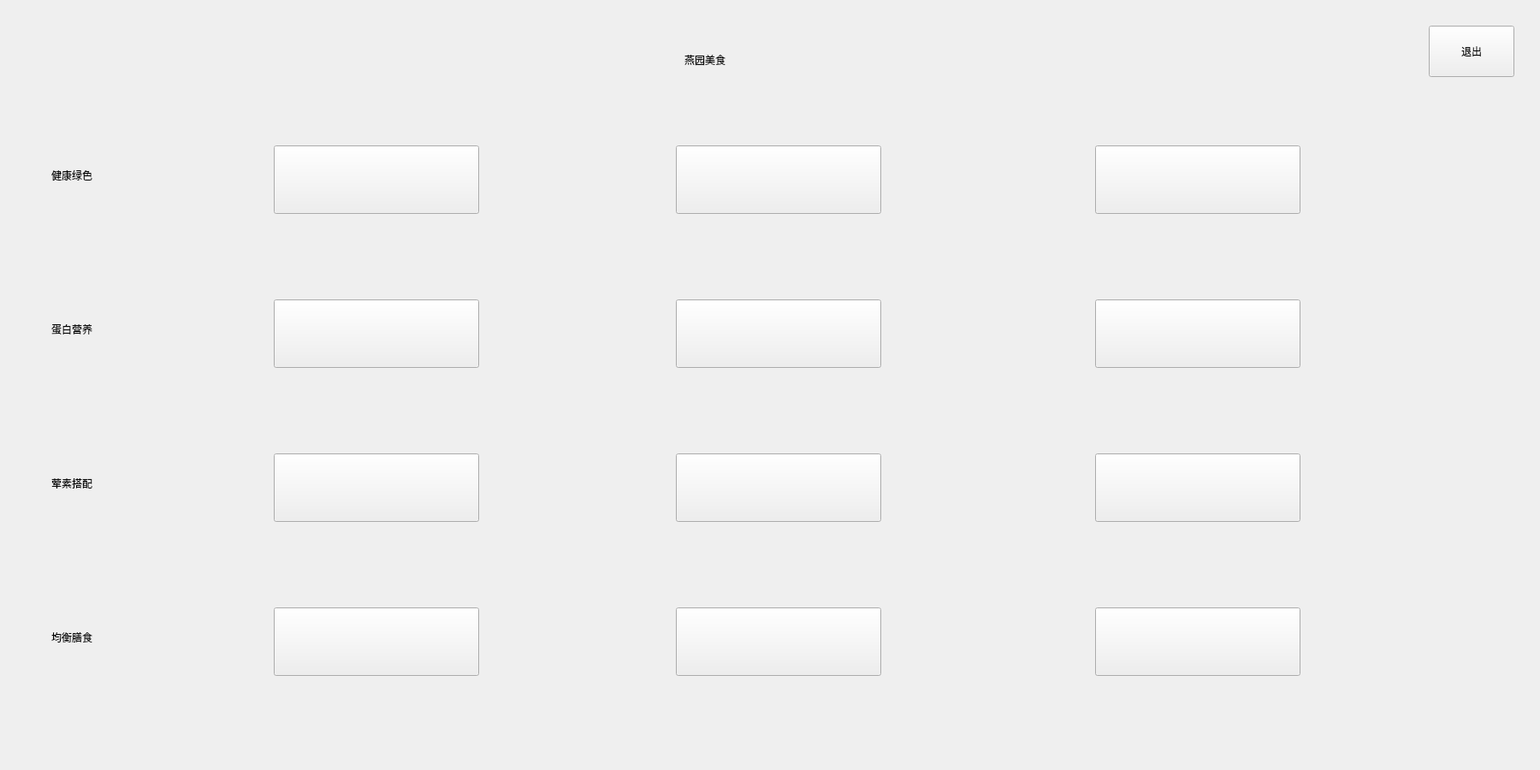
<?xml version="1.0" encoding="UTF-8"?>
<ui version="4.0">
 <class>recommend</class>
 <widget class="QWidget" name="recommend">
  <property name="geometry">
   <rect>
    <x>0</x>
    <y>0</y>
    <width>1800</width>
    <height>900</height>
   </rect>
  </property>
  <property name="windowTitle">
   <string>您的菜单请查收！</string>
  </property>
  <widget class="QPushButton" name="suButton_1">
   <property name="geometry">
    <rect>
     <x>320</x>
     <y>170</y>
     <width>240</width>
     <height>80</height>
    </rect>
   </property>
   <property name="styleSheet">
    <string notr="true">font: 75 16pt &quot;宋体&quot;;
color: rgb(255, 0, 0);
</string>
   </property>
   <property name="text">
    <string/>
   </property>
  </widget>
  <widget class="QPushButton" name="suButton_2">
   <property name="geometry">
    <rect>
     <x>790</x>
     <y>170</y>
     <width>240</width>
     <height>80</height>
    </rect>
   </property>
   <property name="styleSheet">
    <string notr="true">font: 75 16pt &quot;宋体&quot;;
color: rgb(255, 0, 0);
</string>
   </property>
   <property name="text">
    <string/>
   </property>
  </widget>
  <widget class="QPushButton" name="suButton_3">
   <property name="geometry">
    <rect>
     <x>1280</x>
     <y>170</y>
     <width>240</width>
     <height>80</height>
    </rect>
   </property>
   <property name="styleSheet">
    <string notr="true">font: 75 16pt &quot;宋体&quot;;
color: rgb(255, 0, 0);
</string>
   </property>
   <property name="text">
    <string/>
   </property>
  </widget>
  <widget class="QLabel" name="label">
   <property name="geometry">
    <rect>
     <x>60</x>
     <y>180</y>
     <width>180</width>
     <height>50</height>
    </rect>
   </property>
   <property name="styleSheet">
    <string notr="true">font: 22pt &quot;Agency FB&quot;;</string>
   </property>
   <property name="text">
    <string>健康绿色</string>
   </property>
  </widget>
  <widget class="QPushButton" name="hunButton_1">
   <property name="geometry">
    <rect>
     <x>320</x>
     <y>350</y>
     <width>240</width>
     <height>80</height>
    </rect>
   </property>
   <property name="styleSheet">
    <string notr="true">font: 75 16pt &quot;宋体&quot;;
color: rgb(255, 0, 0);
</string>
   </property>
   <property name="text">
    <string/>
   </property>
  </widget>
  <widget class="QPushButton" name="hunButton_2">
   <property name="geometry">
    <rect>
     <x>790</x>
     <y>350</y>
     <width>240</width>
     <height>80</height>
    </rect>
   </property>
   <property name="styleSheet">
    <string notr="true">font: 75 16pt &quot;宋体&quot;;
color: rgb(255, 0, 0);
</string>
   </property>
   <property name="text">
    <string/>
   </property>
  </widget>
  <widget class="QLabel" name="sulabel_1">
   <property name="geometry">
    <rect>
     <x>580</x>
     <y>170</y>
     <width>200</width>
     <height>100</height>
    </rect>
   </property>
   <property name="styleSheet">
    <string notr="true">font: 14pt &quot;华文行楷&quot;;</string>
   </property>
   <property name="text">
    <string/>
   </property>
  </widget>
  <widget class="QLabel" name="label_2">
   <property name="geometry">
    <rect>
     <x>800</x>
     <y>20</y>
     <width>200</width>
     <height>100</height>
    </rect>
   </property>
   <property name="styleSheet">
    <string notr="true">font: 24pt &quot;Agency FB&quot;;</string>
   </property>
   <property name="text">
    <string>燕园美食</string>
   </property>
  </widget>
  <widget class="QLabel" name="sulabel_2">
   <property name="geometry">
    <rect>
     <x>1050</x>
     <y>170</y>
     <width>200</width>
     <height>100</height>
    </rect>
   </property>
   <property name="styleSheet">
    <string notr="true">font: 14pt &quot;华文行楷&quot;;</string>
   </property>
   <property name="text">
    <string/>
   </property>
  </widget>
  <widget class="QLabel" name="sulabel_3">
   <property name="geometry">
    <rect>
     <x>1540</x>
     <y>170</y>
     <width>200</width>
     <height>100</height>
    </rect>
   </property>
   <property name="styleSheet">
    <string notr="true">font: 14pt &quot;华文行楷&quot;;</string>
   </property>
   <property name="text">
    <string/>
   </property>
  </widget>
  <widget class="QPushButton" name="hunsuButton_1">
   <property name="geometry">
    <rect>
     <x>320</x>
     <y>530</y>
     <width>240</width>
     <height>80</height>
    </rect>
   </property>
   <property name="styleSheet">
    <string notr="true">font: 75 16pt &quot;宋体&quot;;
color: rgb(255, 0, 0);
</string>
   </property>
   <property name="text">
    <string/>
   </property>
  </widget>
  <widget class="QPushButton" name="hunButton_3">
   <property name="geometry">
    <rect>
     <x>1280</x>
     <y>350</y>
     <width>240</width>
     <height>80</height>
    </rect>
   </property>
   <property name="styleSheet">
    <string notr="true">font: 75 16pt &quot;宋体&quot;;
color: rgb(255, 0, 0);
</string>
   </property>
   <property name="text">
    <string/>
   </property>
  </widget>
  <widget class="QLabel" name="label_3">
   <property name="geometry">
    <rect>
     <x>60</x>
     <y>360</y>
     <width>180</width>
     <height>50</height>
    </rect>
   </property>
   <property name="styleSheet">
    <string notr="true">font: 22pt &quot;Agency FB&quot;;</string>
   </property>
   <property name="text">
    <string>蛋白营养</string>
   </property>
  </widget>
  <widget class="QLabel" name="hunlabel_3">
   <property name="geometry">
    <rect>
     <x>1540</x>
     <y>350</y>
     <width>200</width>
     <height>100</height>
    </rect>
   </property>
   <property name="styleSheet">
    <string notr="true">font: 14pt &quot;华文行楷&quot;;</string>
   </property>
   <property name="text">
    <string/>
   </property>
  </widget>
  <widget class="QLabel" name="hunlabel_2">
   <property name="geometry">
    <rect>
     <x>1050</x>
     <y>350</y>
     <width>200</width>
     <height>100</height>
    </rect>
   </property>
   <property name="styleSheet">
    <string notr="true">font: 14pt &quot;华文行楷&quot;;</string>
   </property>
   <property name="text">
    <string/>
   </property>
  </widget>
  <widget class="QLabel" name="hunlabel_1">
   <property name="geometry">
    <rect>
     <x>580</x>
     <y>350</y>
     <width>200</width>
     <height>100</height>
    </rect>
   </property>
   <property name="styleSheet">
    <string notr="true">font: 14pt &quot;华文行楷&quot;;</string>
   </property>
   <property name="text">
    <string/>
   </property>
  </widget>
  <widget class="QLabel" name="label_7">
   <property name="geometry">
    <rect>
     <x>60</x>
     <y>540</y>
     <width>180</width>
     <height>50</height>
    </rect>
   </property>
   <property name="styleSheet">
    <string notr="true">font: 22pt &quot;Agency FB&quot;;</string>
   </property>
   <property name="text">
    <string>荤素搭配</string>
   </property>
  </widget>
  <widget class="QPushButton" name="hunsuButton_2">
   <property name="geometry">
    <rect>
     <x>790</x>
     <y>530</y>
     <width>240</width>
     <height>80</height>
    </rect>
   </property>
   <property name="styleSheet">
    <string notr="true">font: 75 16pt &quot;宋体&quot;;
color: rgb(255, 0, 0);
</string>
   </property>
   <property name="text">
    <string/>
   </property>
  </widget>
  <widget class="QPushButton" name="hunsuButton_3">
   <property name="geometry">
    <rect>
     <x>1280</x>
     <y>530</y>
     <width>240</width>
     <height>80</height>
    </rect>
   </property>
   <property name="styleSheet">
    <string notr="true">font: 75 16pt &quot;宋体&quot;;
color: rgb(255, 0, 0);
</string>
   </property>
   <property name="text">
    <string/>
   </property>
  </widget>
  <widget class="QLabel" name="label_8">
   <property name="geometry">
    <rect>
     <x>60</x>
     <y>720</y>
     <width>180</width>
     <height>50</height>
    </rect>
   </property>
   <property name="styleSheet">
    <string notr="true">font: 22pt &quot;Agency FB&quot;;</string>
   </property>
   <property name="text">
    <string>均衡膳食</string>
   </property>
  </widget>
  <widget class="QPushButton" name="taoButton_3">
   <property name="geometry">
    <rect>
     <x>1280</x>
     <y>710</y>
     <width>240</width>
     <height>80</height>
    </rect>
   </property>
   <property name="styleSheet">
    <string notr="true">font: 75 16pt &quot;宋体&quot;;
color: rgb(255, 0, 0);
</string>
   </property>
   <property name="text">
    <string/>
   </property>
  </widget>
  <widget class="QPushButton" name="taoButton_2">
   <property name="geometry">
    <rect>
     <x>790</x>
     <y>710</y>
     <width>240</width>
     <height>80</height>
    </rect>
   </property>
   <property name="styleSheet">
    <string notr="true">font: 75 16pt &quot;宋体&quot;;
color: rgb(255, 0, 0);
</string>
   </property>
   <property name="text">
    <string/>
   </property>
  </widget>
  <widget class="QPushButton" name="taoButton_1">
   <property name="geometry">
    <rect>
     <x>320</x>
     <y>710</y>
     <width>240</width>
     <height>80</height>
    </rect>
   </property>
   <property name="styleSheet">
    <string notr="true">font: 75 16pt &quot;宋体&quot;;
color: rgb(255, 0, 0);
</string>
   </property>
   <property name="text">
    <string/>
   </property>
  </widget>
  <widget class="QLabel" name="hunsulabel_3">
   <property name="geometry">
    <rect>
     <x>1540</x>
     <y>530</y>
     <width>200</width>
     <height>100</height>
    </rect>
   </property>
   <property name="styleSheet">
    <string notr="true">font: 14pt &quot;华文行楷&quot;;</string>
   </property>
   <property name="text">
    <string/>
   </property>
  </widget>
  <widget class="QLabel" name="hunsulabel_2">
   <property name="geometry">
    <rect>
     <x>1050</x>
     <y>530</y>
     <width>200</width>
     <height>100</height>
    </rect>
   </property>
   <property name="styleSheet">
    <string notr="true">font: 14pt &quot;华文行楷&quot;;</string>
   </property>
   <property name="text">
    <string/>
   </property>
  </widget>
  <widget class="QLabel" name="hunsulabel_1">
   <property name="geometry">
    <rect>
     <x>580</x>
     <y>530</y>
     <width>200</width>
     <height>100</height>
    </rect>
   </property>
   <property name="styleSheet">
    <string notr="true">font: 14pt &quot;华文行楷&quot;;</string>
   </property>
   <property name="text">
    <string/>
   </property>
  </widget>
  <widget class="QLabel" name="taolabel_1">
   <property name="geometry">
    <rect>
     <x>580</x>
     <y>710</y>
     <width>200</width>
     <height>100</height>
    </rect>
   </property>
   <property name="styleSheet">
    <string notr="true">font: 14pt &quot;华文行楷&quot;;</string>
   </property>
   <property name="text">
    <string/>
   </property>
  </widget>
  <widget class="QLabel" name="taolabel_2">
   <property name="geometry">
    <rect>
     <x>1050</x>
     <y>710</y>
     <width>200</width>
     <height>100</height>
    </rect>
   </property>
   <property name="styleSheet">
    <string notr="true">font: 14pt &quot;华文行楷&quot;;</string>
   </property>
   <property name="text">
    <string/>
   </property>
  </widget>
  <widget class="QLabel" name="taolabel_3">
   <property name="geometry">
    <rect>
     <x>1540</x>
     <y>710</y>
     <width>200</width>
     <height>100</height>
    </rect>
   </property>
   <property name="styleSheet">
    <string notr="true">font: 14pt &quot;华文行楷&quot;;</string>
   </property>
   <property name="text">
    <string/>
   </property>
  </widget>
  <widget class="QPushButton" name="pushButton">
   <property name="geometry">
    <rect>
     <x>1670</x>
     <y>30</y>
     <width>100</width>
     <height>60</height>
    </rect>
   </property>
   <property name="styleSheet">
    <string notr="true">font: 12pt &quot;Agency FB&quot;;</string>
   </property>
   <property name="text">
    <string>退出</string>
   </property>
  </widget>
 </widget>
 <resources/>
 <connections/>
</ui>
